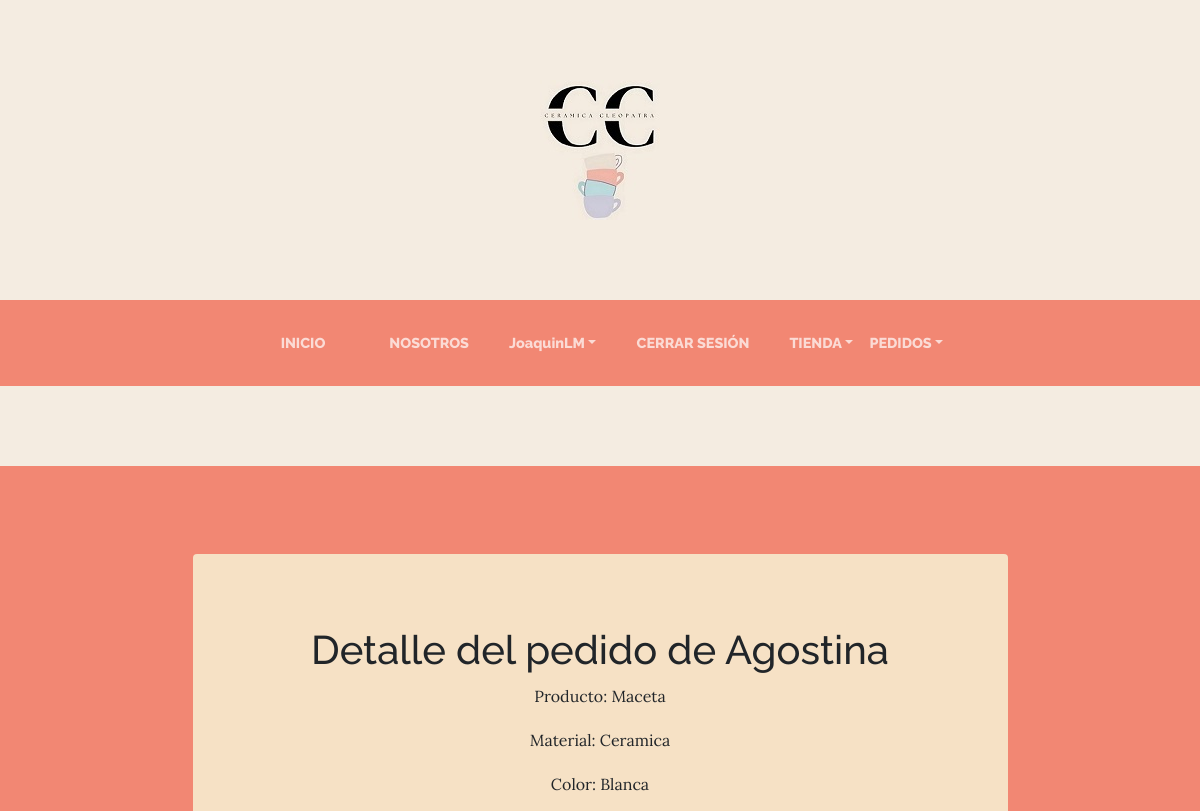
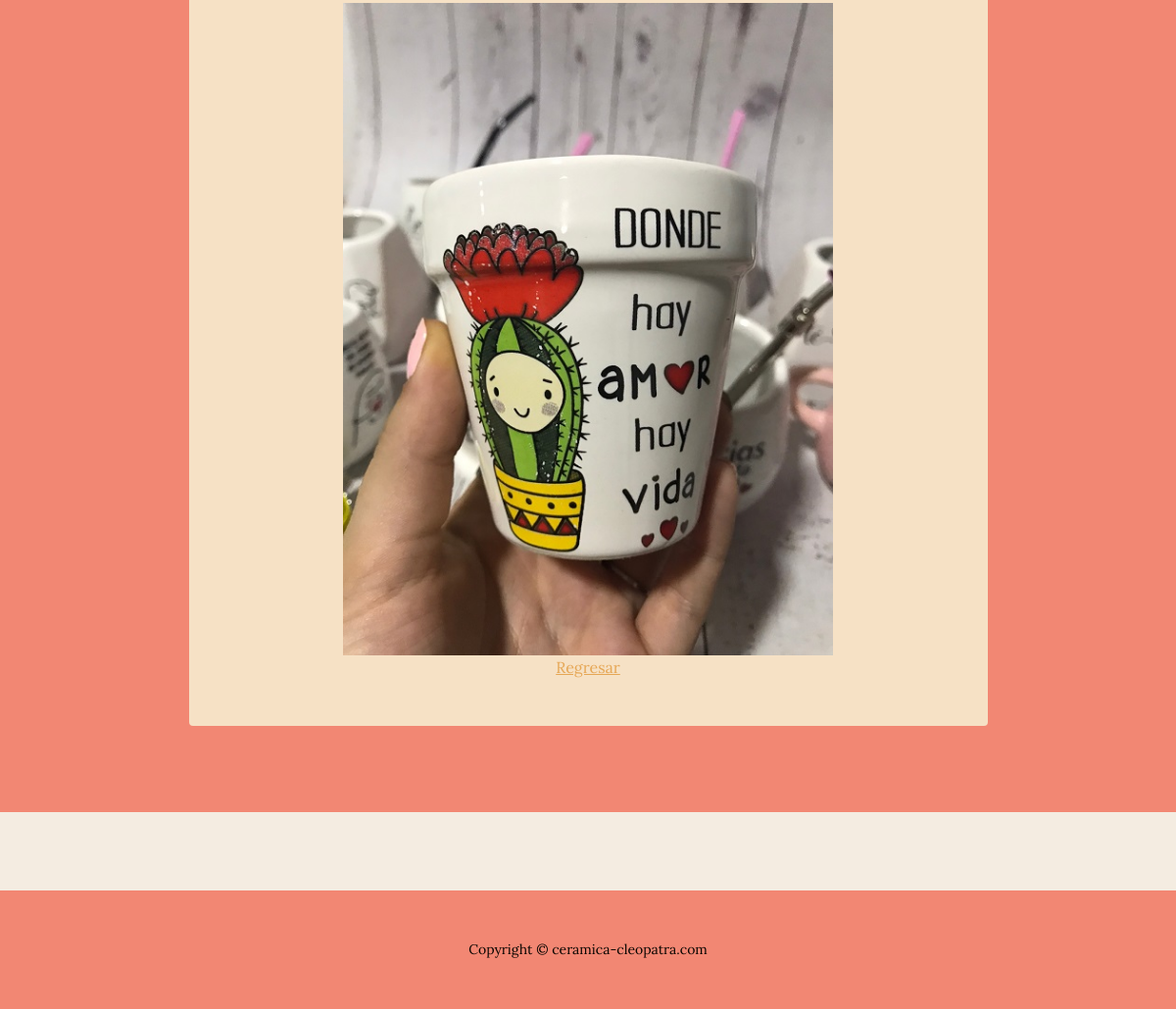
The page /AppCoder/pedido/15 (signed in) on the database its author committed (2 pictures, top to bottom).
### AppCoder/models.py (models this page shows)
class Prods(models.Model):
    nombre= models.CharField(max_length=50)
    modelo = models.CharField(max_length=100)
    material = models.CharField(max_length=40)
    color = models.CharField(max_length=40)
    imagen= models.ImageField(upload_to="productospedidos", blank=True, default= "-")

### AppCoder/views.py (the view)
# urls.py: path("pedido/<int:pk>", pedido_detalle.as_view(), name="Pedido Detalle"),
class pedido_detalle(LoginRequiredMixin, DetailView):
    model = Prods
    template_name = "AppCoder/Pedidos/pedido_detail.html"

### carro/context_processor.py (called while the page is built)
def importe_total_carro(request):
    carro = Carro(request)
    total=0
    if request.user.is_authenticated:
        for key, value in request.session["carro"].items():
            total=total+float(value["precio"])
    return {"importe_total_carro":total}

### AppCoder/templates/AppCoder/Pedidos/pedido_detail.html (shortened to what this page needs)
{% extends "AppCoder/padre.html" %}
    {% block titulo2 %}
    <h1 class="title-registro">Detalle del pedido de {{prods.nombre}}</h1>
    <p> Producto: {{prods.modelo}}</p>
    <p> Material: {{prods.material}}</p>
    <p> Color: {{prods.color}}</p>
    <img src="{{prods.imagen.url}}" style="max-width: 500px;"><br/>
    <a href="{% url 'Buscar Pedido' %}"> Regresar</a>
    {% endblock %}

### AppCoder/templates/AppCoder/padre.html (shortened to what this page needs)
<!DOCTYPE html>
<html lang="en">
    <head> {% load static %}
        <link href="{% static 'AppCoder\css\styles.css' %}" rel="stylesheet" />
    </head>
    <body style="background-color: rgba(244,236,225,255);">
        <header>
            <h1 class="site-heading text-center text-faded d-none d-lg-block">
                <img class="site-heading-lower" src= "{% static 'AppCoder\assets\img\ceralogo.jpg' %}" alt="..." />
            </h1>
        </header>
        <nav class="navbar navbar-expand-lg navbar-dark py-lg-4" id="mainNav">
            <div class="container">
                <div class="collapse navbar-collapse" id="navbarSupportedContent">
                    <ul class="navbar-nav mx-auto">
                        <li class="nav-item px-lg-4"><a class="nav-link text-uppercase" href="{% url 'Start' %}">Inicio</a></li>
                        <li class="nav-item px-lg-4"><a class="nav-link text-uppercase" href="{% url 'Nosotros' %}">Nosotros</a></li>
                        {% if user.is_authenticated %}
                        <li class="nav-item dropdown"><a class="nav-link dropdown-toggle" id="navbarDropdown" href="#" role="button" data-bs-toggle="dropdown" aria-expanded="false">{{user.username}}</a>
                        <li class="nav-item px-lg-4"><a class="nav-link text-uppercase" href="{% url 'Logout' %}">Cerrar Sesión</a></li>
                        {% endif %}
                        <li class="nav-item dropdown"><a class="nav-link dropdown-toggle" id="navbarDropdown" href="#" role="button" data-bs-toggle="dropdown" aria-expanded="false">TIENDA</a>
                        <li class="nav-item dropdown"> <a class="nav-link dropdown-toggle" id="navbarDropdown" href="#" role="button" data-bs-toggle="dropdown" aria-expanded="false">PEDIDOS</a>
                </div>
            </div>
        </nav>
        {% block content %}
        <section class="page-section cta">
            <div class="container">
                <div class="row">
                    <div class="col-xl-9 mx-auto">
                        <div class="cta-inner bg-faded text-center rounded">
                            <p class="mb-0">{% block titulo2 %}{% endblock %}
                        </div>
                    </div>
                </div>
            </div>
        </section>
        {% endblock %}
        <footer class="footer text-faded text-center py-5">
            <div class="container"><p class="m-0 small">Copyright &copy; ceramica-cleopatra.com</p></div>
        </footer>
    </body>
</html>

### rows shown on the page
Prods: nombre "Agostina", modelo "Maceta", material "Ceramica", color "Blanca", imagen (picture)

### other values the page prints
{{ user.username }} "JoaquinLM"
